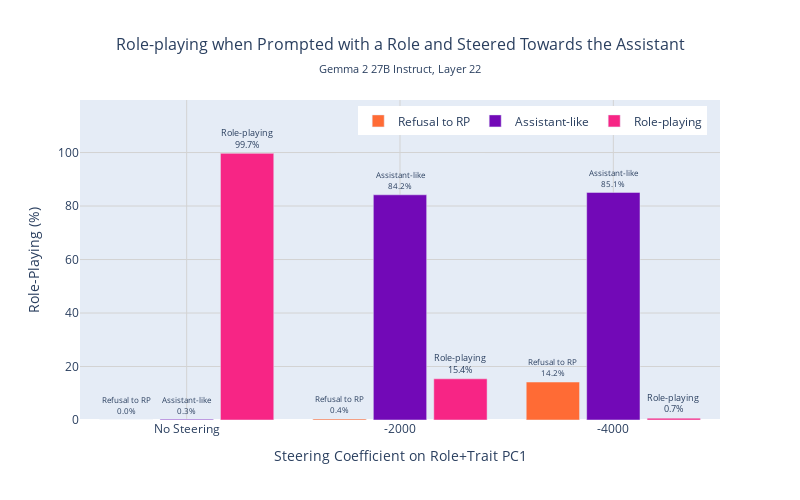

Notebook code for this chart:
### Markdown cell above
### Roles

### Code cell
# Calculate frequency of role-playing responses (percentage of each score category)
roles_summary = []

magnitude_order = [0.0, -2000.0, -4000.0]
magnitude_labels = ['No Steering', '-2000', '-4000']

for i, magnitude in enumerate(magnitude_order):
    subset = roles_df[roles_df['magnitude'] == magnitude]
    total_responses = len(subset)
    
    if total_responses > 0:
        score_0 = len(subset[subset['score'] == 0]) / total_responses * 100  # Refusal to RP
        score_1 = len(subset[subset['score'] == 1]) / total_responses * 100  # Assistant-like
        score_2_3 = len(subset[subset['score'].isin([2, 3])]) / total_responses * 100  # Role-Playing
    else:
        score_0 = score_1 = score_2_3 = 0
    
    roles_summary.extend([
        {
            'magnitude_index': i,
            'magnitude_label': magnitude_labels[i],
            'score_category': 'Refusal to RP',
            'frequency': score_0
        },
        {
            'magnitude_index': i,
            'magnitude_label': magnitude_labels[i],
            'score_category': 'Assistant-like',
            'frequency': score_1
        },
        {
            'magnitude_index': i,
            'magnitude_label': magnitude_labels[i],
            'score_category': 'Role-playing',
            'frequency': score_2_3
        }
    ])

roles_summary_df = pd.DataFrame(roles_summary)

# Create grouped histogram
fig = go.Figure()

colors = {'Refusal to RP': '#FF6B35', 'Assistant-like': '#7209B7', 'Role-playing': '#F72585'}
category_order = ['Refusal to RP', 'Assistant-like', 'Role-playing']

for i, category in enumerate(category_order):
    category_data = roles_summary_df[roles_summary_df['score_category'] == category]
    
    fig.add_trace(go.Bar(
        x=category_data['magnitude_index'],
        y=category_data['frequency'],
        name=category,
        marker_color=colors[category],
        text=[f"{category}<br>{freq:.1f}%" for freq in category_data['frequency']],
        textposition='outside',
        textfont=dict(size=10),
        offsetgroup=i,
        width=0.25
    ))

# Update layout
fig.update_layout(
    width=800,
    height=500,
    title={
        'text': "Role-playing when Prompted with a Role and Steered Towards the Assistant",
        'subtitle': {
            'text': "Gemma 2 27B Instruct, Layer 22",
        },
        'x': 0.5,
        'xanchor': 'center',
        'font': {'size': 16}
    },
    xaxis={
        'title': 'Steering Coefficient on Role+Trait PC1',
        'tickmode': 'array',
        'tickvals': [0, 1, 2],
        'ticktext': magnitude_labels
    },
    yaxis={
        'title': 'Role-Playing (%)',
        'range': [0, max(roles_summary_df['frequency']) * 1.2]
    },
    legend={
        'orientation': 'h',
        'yanchor': 'top',
        'y': 0.98,
        'xanchor': 'right',
        'x': 0.98
    },
    barmode='group',
    bargap=0.15,
    bargroupgap=0.1
)

# Update axes styling
fig.update_xaxes(showgrid=True, gridwidth=1, gridcolor='lightgray')
fig.update_yaxes(showgrid=True, gridwidth=1, gridcolor='lightgray')

fig.show()
fig.write_html("./results/roles_traits/plots/roles_20.html")

### Figure 1 — Plotly figure (JSON) as saved in the notebook; plotly's stock layout.template omitted (floating-point values rounded to 4 significant figures)
{"data": [{"marker": {"color": "#FF6B35"}, "name": "Refusal to RP", "offsetgroup": "0", "text": ["Refusal to RP<br>0.0%", "Refusal to RP<br>0.4%", "Refusal to RP<br>14.2%"], "textfont": {"size": 10}, "textposition": "outside", "type": "bar", "width": 0.25, "x": [0, 1, 2], "y": [0, 0.4, 14.2]}, {"marker": {"color": "#7209B7"}, "name": "Assistant-like", "offsetgroup": "1", "text": ["Assistant-like<br>0.3%", "Assistant-like<br>84.2%", "Assistant-like<br>85.1%"], "textfont": {"size": 10}, "textposition": "outside", "type": "bar", "width": 0.25, "x": [0, 1, 2], "y": [0.3, 84.2, 85.1]}, {"marker": {"color": "#F72585"}, "name": "Role-playing", "offsetgroup": "2", "text": ["Role-playing<br>99.7%", "Role-playing<br>15.4%", "Role-playing<br>0.7%"], "textfont": {"size": 10}, "textposition": "outside", "type": "bar", "width": 0.25, "x": [0, 1, 2], "y": [99.7, 15.4, 0.7]}], "layout": {"bargap": 0.15, "bargroupgap": 0.1, "barmode": "group", "height": 500, "legend": {"orientation": "h", "x": 0.98, "xanchor": "right", "y": 0.98, "yanchor": "top"}, "title": {"font": {"size": 16}, "subtitle": {"text": "Gemma 2 27B Instruct, Layer 22"}, "text": "Role-playing when Prompted with a Role and Steered Towards the Assistant", "x": 0.5, "xanchor": "center"}, "width": 800, "xaxis": {"gridcolor": "lightgray", "gridwidth": 1, "showgrid": true, "tickmode": "array", "ticktext": ["No Steering", "-2000", "-4000"], "tickvals": [0, 1, 2], "title": {"text": "Steering Coefficient on Role+Trait PC1"}}, "yaxis": {"gridcolor": "lightgray", "gridwidth": 1, "range": [0, 119.6], "showgrid": true, "title": {"text": "Role-Playing (%)"}}}}
